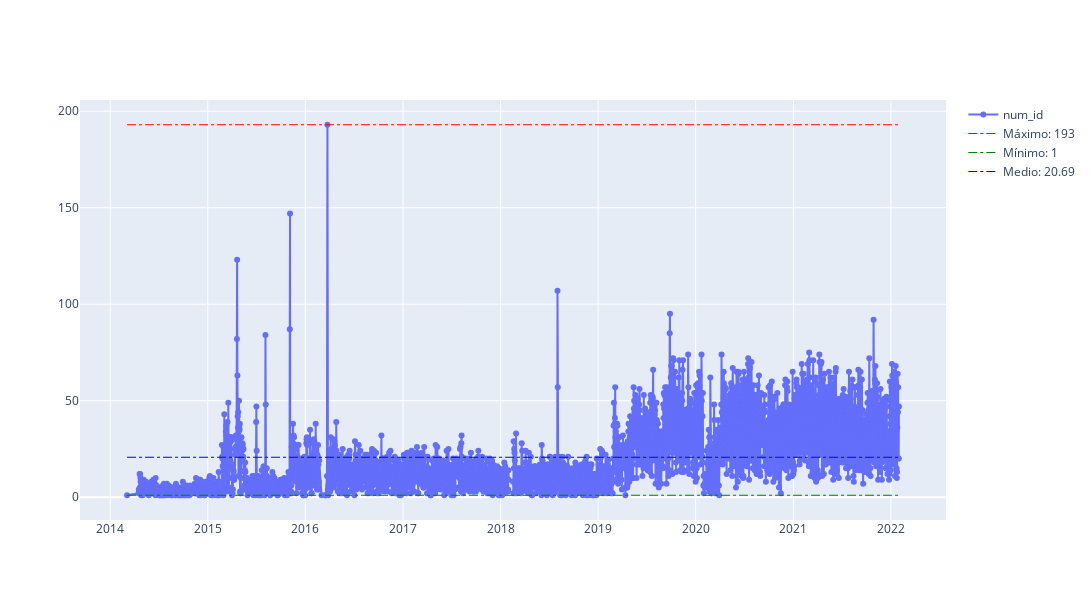

Notebook cell for this chart:
### Code cell
grafico_fechas(
    df=full_group,
    columna_fecha='fecha_creacion',
    columna_id_usuario='numero_identificacion',
    fecha_inicio='2014-01-01',
    fecha_fin='2022-01-31'
)

### Figure 1 — Plotly figure (JSON) as saved in the notebook; plotly's stock layout.template omitted (floating-point values rounded to 4 significant figures; data arrays with more than 128 entries replaced by an {"elided": "..."} marker saying what was removed)
{"data": [{"mode": "lines+markers", "name": "num_id", "type": "scatter", "x": {"elided": "2742 str values"}, "y": {"elided": "2742 int values"}}, {"line": {"color": "Red", "dash": "dashdot", "width": 1}, "mode": "lines", "name": "Máximo: 193", "type": "scatter", "x": ["2014-03-05T00:00:00", "2022-01-31T00:00:00"], "y": [193, 193]}, {"line": {"color": "Green", "dash": "dashdot", "width": 1}, "mode": "lines", "name": "Mínimo: 1", "type": "scatter", "x": ["2014-03-05T00:00:00", "2022-01-31T00:00:00"], "y": [1, 1]}, {"line": {"color": "Blue", "dash": "dashdot", "width": 1}, "mode": "lines", "name": "Medio: 20.69", "type": "scatter", "x": ["2014-03-05T00:00:00", "2022-01-31T00:00:00"], "y": [20.69, 20.69]}], "layout": {"autosize": false, "height": 600, "width": 1700}}
